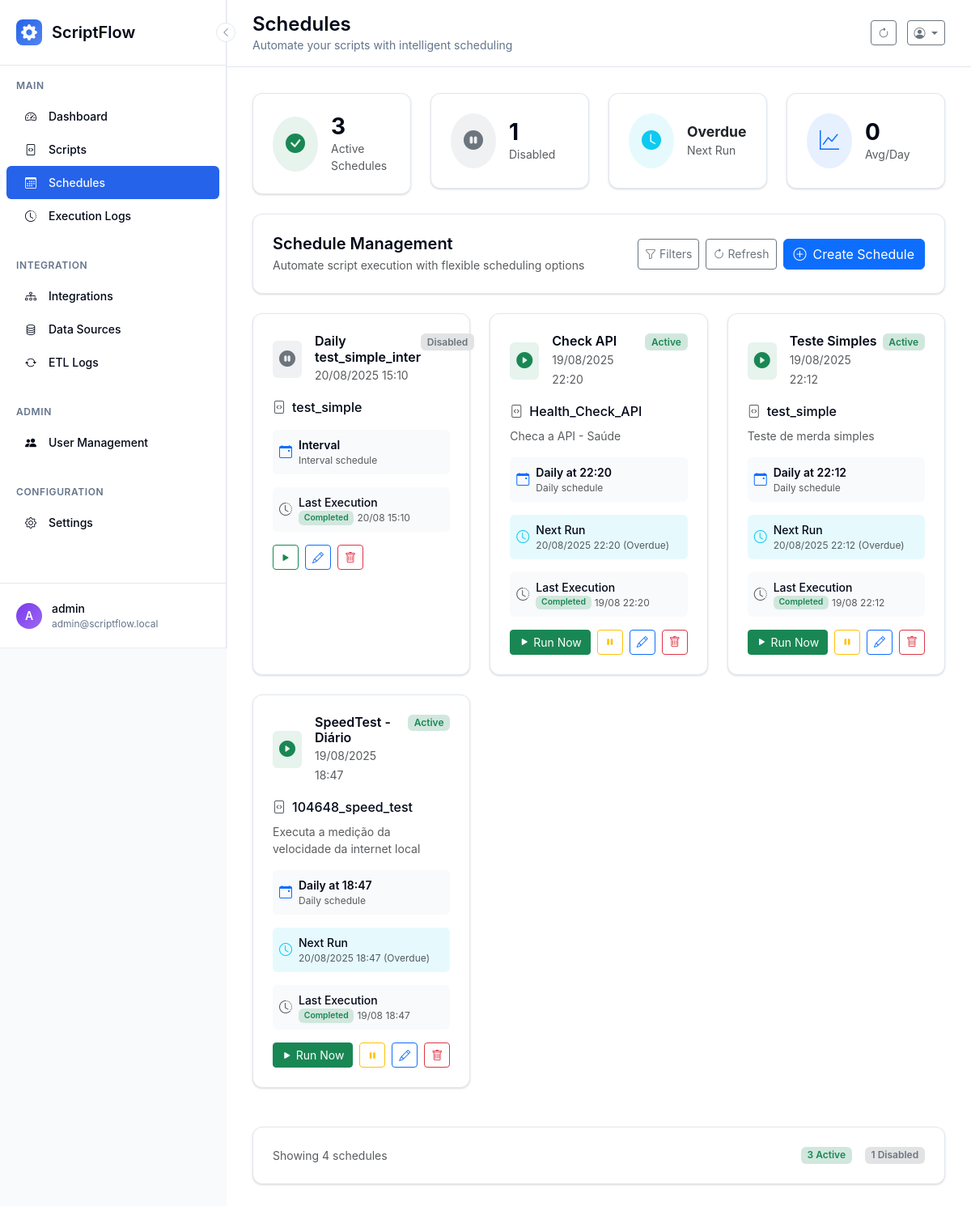
Page /schedules/ (signed in) on the earlier database version.
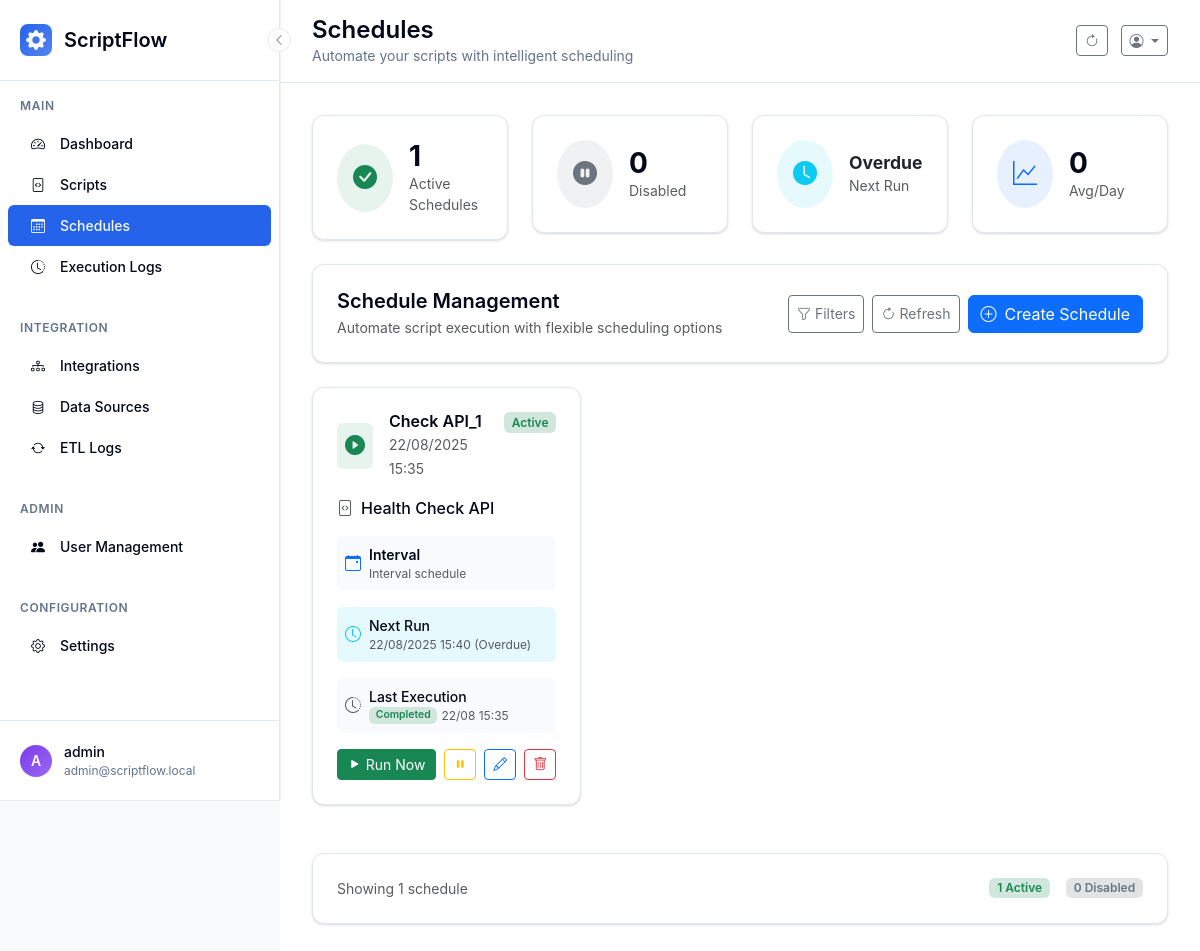
Same page on the later database version.
### scriptflow.py (models this page shows, shortened)
class Schedule(db.Model):
    __tablename__ = 'schedules'
    id = db.Column(db.Integer, primary_key=True)
    name = db.Column(db.String(100), nullable=False)
    description = db.Column(db.Text)
    frequency = db.Column(db.String(20), nullable=False)  # daily, weekly, monthly, custom
    time_config = db.Column(db.Text)  # JSON string with time configuration
    is_active = db.Column(db.Boolean, default=True)
    created_at = db.Column(db.DateTime, default=datetime.now)
    updated_at = db.Column(db.DateTime, default=datetime.now, onupdate=datetime.now)
    next_run_time = db.Column(db.DateTime)
    last_execution_id = db.Column(db.Integer, db.ForeignKey('executions.id'))
    script_id = db.Column(db.Integer, db.ForeignKey('scripts.id'), nullable=False)
    user_id = db.Column(db.Integer, db.ForeignKey('users.id'), nullable=False)
    script = db.relationship('Script', backref='schedules')
    user = db.relationship('User', backref='schedules')
    last_execution = db.relationship('Execution', foreign_keys=[last_execution_id])
    @property
    def time_config_json(self):
        if self.time_config:
            try:
                return json.loads(self.time_config)
            except:
                return {}
        return {}
    @property
    def next_run_display(self):
        if not self.next_run_time:
            return "Not scheduled"
        now = datetime.now()
        delta = self.next_run_time - now
        if delta.total_seconds() < 0:
            return "Overdue"
        elif delta.total_seconds() < 3600:  # Less than 1 hour
            minutes = int(delta.total_seconds() / 60)
            return f"in {minutes}m"
        elif delta.total_seconds() < 86400:  # Less than 1 day
            hours = int(delta.total_seconds() / 3600)
            minutes = int((delta.total_seconds() % 3600) / 60)
            return f"in {hours}h {minutes}m"
        else:
            days = int(delta.total_seconds() / 86400)
            return f"in {days} days"
    @property
    def frequency_display(self):
        if self.frequency == 'daily':
            config = self.time_config_json
            if config.get('time'):
                return f"Daily at {config['time']}"
            return "Daily"
        elif self.frequency == 'monthly':
            config = self.time_config_json
            day = config.get('day', 1)
            time = config.get('time', '09:00')
            return f"Monthly (day {day}) at {time}"
        elif self.frequency == 'custom':
            return "Custom schedule"
        return self.frequency.capitalize()

class Script(db.Model):
    __tablename__ = 'scripts'
    id = db.Column(db.Integer, primary_key=True)
    name = db.Column(db.String(100), nullable=False)
    description = db.Column(db.Text)
    filename = db.Column(db.String(255), nullable=False)
    file_path = db.Column(db.String(500), nullable=False)
    script_type = db.Column(db.String(10), nullable=False)  # 'py' or 'bat'
    file_size = db.Column(db.Integer)
    created_at = db.Column(db.DateTime, default=datetime.now)
    updated_at = db.Column(db.DateTime, default=datetime.now, onupdate=datetime.now)
    is_active = db.Column(db.Boolean, default=True)
    user_id = db.Column(db.Integer, db.ForeignKey('users.id'), nullable=False)

class Execution(db.Model):
    __tablename__ = 'executions'
    id = db.Column(db.Integer, primary_key=True)
    started_at = db.Column(db.DateTime, default=datetime.now, nullable=False)
    completed_at = db.Column(db.DateTime)
    status = db.Column(db.String(20), default='pending', nullable=False)  # pending, running, completed, failed, timeout
    exit_code = db.Column(db.Integer)
    stdout = db.Column(db.Text)
    stderr = db.Column(db.Text)
    duration_seconds = db.Column(db.Float)
    trigger_type = db.Column(db.String(20), default='manual', nullable=False)  # manual, scheduled, api
    script_id = db.Column(db.Integer, db.ForeignKey('scripts.id'), nullable=False)
    user_id = db.Column(db.Integer, db.ForeignKey('users.id'), nullable=False)
    script = db.relationship('Script', backref='executions')
    @property
    def status_color(self):
        colors = {
            'pending': 'secondary',
            'running': 'running',
            'completed': 'success',
            'failed': 'danger',
            'timeout': 'warning',
            'cancelled': 'danger'
        }
        return colors.get(self.status, 'secondary')

### app/controllers/schedules.py (the view, shortened to what this page needs)
    @schedules_bp.route('/')
    @login_required
    def list_schedules():
        search = request.args.get('search', '').strip()
        status_filter = request.args.get('status', '')
        frequency_filter = request.args.get('frequency', '')
        next_run_filter = request.args.get('next_run', '')
        sort_by = request.args.get('sort', 'updated')
        schedules_query = Schedule.query
        query = apply_user_data_filter(schedules_query)
        if search:
            query = query.filter(Schedule.name.contains(search))
        if status_filter:
            if status_filter == 'active':
                query = query.filter_by(is_active=True)
            elif status_filter == 'disabled':
                query = query.filter_by(is_active=False)
        if frequency_filter:
            query = query.filter_by(frequency=frequency_filter)
        if sort_by == 'name':
            query = query.order_by(Schedule.name.asc())
        elif sort_by == 'next_run':
            query = query.order_by(Schedule.next_run_time.asc().nullslast())
        elif sort_by == 'frequency':
            query = query.order_by(Schedule.frequency.asc())
        else:  # default to 'updated'
            query = query.order_by(Schedule.updated_at.desc())
        user_schedules = query.all()
        all_schedules = apply_user_data_filter(Schedule.query).all()
        active_schedules = sum(1 for s in all_schedules if s.is_active)
        disabled_schedules = len(all_schedules) - active_schedules
        next_schedule = next((s for s in all_schedules if s.is_active and s.next_run_time), None)
        next_run_display = next_schedule.next_run_display if next_schedule else "No upcoming runs"
        stats = {
            'active': active_schedules,
            'disabled': disabled_schedules,
            'next_run': next_run_display,
            'avg_per_day': 0  # TODO: Calculate based on execution history
        }
        return render_template('schedules.html',
                             schedules=user_schedules,
                             stats=stats,
                             search=search,
                             status_filter=status_filter,
                             frequency_filter=frequency_filter,
                             next_run_filter=next_run_filter,
                             sort_by=sort_by)

### scriptflow.py (called while the page is built)
@app.context_processor
def inject_ui_version():
    return {
        'ui_info': {'current_version': 'v2', 'is_modern': True},
        'ui_version': 'v2',
        'is_modern_ui': True
    }

@login_manager.user_loader
def load_user(user_id):
    return db.session.get(User, int(user_id))

def apply_user_data_filter(query):
    if current_user.can_view_all_data:
        return query  # Can see all data
    else:
        return query.filter_by(user_id=current_user.id)  # Only own data

### templates/schedules.html (shortened to what the changed rows need)
{% extends "base.html" %}
{% block page_title %}Schedules{% endblock %}
{% block content %}
<div class="row mb-4">
    <div class="col-md-3">
        <div class="modern-card">
            <div class="d-flex align-items-center">
                <div>
                    <h3 class="mb-0 fw-bold">{{ stats.active }}</h3>
                    <p class="text-muted mb-0 small">Active Schedules</p>
                </div>
            </div>
        </div>
    </div>
    <div class="col-md-3">
        <div class="modern-card">
            <div class="d-flex align-items-center">
                <div>
                    <h3 class="mb-0 fw-bold">{{ stats.disabled }}</h3>
                    <p class="text-muted mb-0 small">Disabled</p>
                </div>
            </div>
        </div>
    </div>
</div>
{% if schedules %}
<div class="row">
    {% for schedule in schedules %}
    <div class="col-lg-6 col-xl-4 mb-4">
        <div class="modern-card h-100">
            <div class="d-flex justify-content-between align-items-start mb-3">
                <div class="d-flex align-items-center">
                    <div class="bg-{{ 'success' if schedule.is_active else 'secondary' }} bg-opacity-10 p-2 rounded me-3">
                        <i class="bi bi-{{ 'play-circle-fill' if schedule.is_active else 'pause-circle-fill' }} text-{{ 'success' if schedule.is_active else 'secondary' }} fs-5"></i>
                    </div>
                    <div>
                        <h6 class="mb-0 fw-semibold">{{ schedule.name }}</h6>
                        <small class="text-muted">{{ schedule.updated_at.strftime('%d/%m/%Y %H:%M') }}</small>
                    </div>
                </div>
                <span class="badge bg-{{ 'success' if schedule.is_active else 'secondary' }}-subtle text-{{ 'success' if schedule.is_active else 'secondary' }}">
                    {{ 'Active' if schedule.is_active else 'Disabled' }}
                </span>
            </div>
            <div class="mb-3">
                <div class="d-flex align-items-center mb-2">
                    <i class="bi bi-file-code text-muted me-2"></i>
                    <span class="fw-medium">{{ schedule.script.name if schedule.script else 'Script not found' }}</span>
                </div>
                {% if schedule.description %}
                <p class="text-muted small mb-0">{{ schedule.description[:80] }}{% if schedule.description|length > 80 %}...{% endif %}</p>
                {% endif %}
            </div>
            <div class="mb-3">
                <div class="row g-2">
                    <div class="col-12">
                        <div class="bg-light p-2 rounded">
                            <div class="d-flex align-items-center">
                                <i class="bi bi-calendar-event text-primary me-2"></i>
                                <div>
                                    <div class="fw-semibold small">{{ schedule.frequency_display }}</div>
                                    <div class="text-muted" style="font-size: 0.75rem;">{{ schedule.frequency.title() }} schedule</div>
                                </div>
                            </div>
                        </div>
                    </div>
                </div>
            </div>
            {% if schedule.is_active and schedule.next_run_time %}
            <div class="mb-3">
                <div class="d-flex align-items-center p-2 bg-info bg-opacity-10 rounded">
                    <i class="bi bi-clock text-info me-2"></i>
                    <div>
                        <div class="fw-medium small">Next Run</div>
                        <div class="text-muted" style="font-size: 0.75rem;">
                            {{ schedule.next_run_time.strftime('%d/%m/%Y %H:%M') }} ({{ schedule.next_run_display }})
                        </div>
                    </div>
                </div>
            </div>
            {% endif %}
            {% if schedule.last_execution %}
            <div class="mb-3">
                <div class="d-flex align-items-center p-2 bg-light rounded">
                    <i class="bi bi-clock-history text-muted me-2"></i>
                    <div>
                        <div class="fw-medium small">Last Execution</div>
                        <div class="text-muted d-flex align-items-center" style="font-size: 0.75rem;">
                            <span class="badge bg-{{ schedule.last_execution.status_color }}-subtle text-{{ schedule.last_execution.status_color }} me-1" style="font-size: 0.65rem;">
                                {{ schedule.last_execution.status.title() }}
                            </span>
                            {{ schedule.last_execution.started_at.strftime('%d/%m %H:%M') if schedule.last_execution.started_at else 'N/A' }}
                        </div>
                    </div>
                </div>
            </div>
            {% endif %}
            <div class="d-flex gap-2 mt-auto">
                {% if schedule.is_active %}
                <form method="POST" action="{{ url_for('schedules.run_schedule_now', schedule_id=schedule.id) }}" class="flex-fill">
                    <button type="submit" class="btn btn-success btn-sm w-100">
                        <i class="bi bi-play-fill me-1"></i>Run Now
                    </button>
                </form>
                {% endif %}
                <form method="POST" action="{{ url_for('schedules.toggle_schedule', schedule_id=schedule.id) }}" class="d-inline">
                    <button type="submit" class="btn btn-outline-{{ 'warning' if schedule.is_active else 'success' }} btn-sm">
                        <i class="bi bi-{{ 'pause' if schedule.is_active else 'play' }}-fill"></i>
                    </button>
                </form>
                <a href="{{ url_for('schedules.edit_schedule', schedule_id=schedule.id) }}" class="btn btn-outline-primary btn-sm">
                    <i class="bi bi-pencil"></i>
                </a>
                <button class="btn btn-outline-danger btn-sm" onclick="confirmDelete('{{ schedule.id }}', '{{ schedule.name }}')">
                    <i class="bi bi-trash"></i>
                </button>
            </div>
        </div>
    </div>
    {% endfor %}
</div>
<div class="row mt-4">
    <div class="col-12">
        <div class="modern-card">
            <div class="d-flex justify-content-between align-items-center">
                <div class="text-muted small">
                    Showing {{ schedules|length }} schedule{{ 's' if schedules|length != 1 else '' }}
                </div>
                <div class="d-flex gap-3">
                    <span class="badge bg-success-subtle text-success">{{ stats.active }} Active</span>
                    <span class="badge bg-secondary-subtle text-secondary">{{ stats.disabled }} Disabled</span>
                </div>
            </div>
        </div>
    </div>
</div>
{% endif %}
{% endblock %}

Differences in the rows shown:
removed Schedule: name "Daily test_simple_inter", updated_at "20/08/2025 15:10", is_active "Disabled", script "test_simple", frequency_display "Interval", frequency "Interval", last_execution.status "Completed", last_execution.started_at "20/08 15:10"
removed Schedule: name "Check API", updated_at "19/08/2025 22:20", is_active "Active", script "Health_Check_API", description "Checa a API - Saúde", frequency_display "Daily at 22:20", frequency "Daily", next_run_time "20/08/2025 22:20", next_run_display "Overdue", last_execution.status "Completed", last_execution.started_at "19/08 22:20"
removed Schedule: name "Teste Simples", updated_at "19/08/2025 22:12", is_active "Active", script "test_simple", description "Teste de merda simples", frequency_display "Daily at 22:12", frequency "Daily", next_run_time "20/08/2025 22:12", next_run_display "Overdue", last_execution.status "Completed", last_execution.started_at "19/08 22:12"
removed Schedule: name "SpeedTest - Diário", updated_at "19/08/2025 18:47", is_active "Active", script "104648_speed_test", description "Executa a medição da velocidade da internet local", frequency_display "Daily at 18:47", frequency "Daily", next_run_time "20/08/2025 18:47", next_run_display "Overdue", last_execution.status "Completed", last_execution.started_at "19/08 18:47"
added Schedule: name "Check API_1", updated_at "22/08/2025 15:35", is_active "Active", script "Health Check API", frequency_display "Interval", frequency "Interval", next_run_time "22/08/2025 15:40", next_run_display "Overdue", last_execution.status "Completed", last_execution.started_at "22/08 15:35"
Other differences:
{{ stats.active }}: "3" → "1"
{{ stats.disabled }}: "1" → "0"
{{ schedules|length }}: "4" → "1"
{{ 's' if schedules|length != 1 else '' }}: "s" → (not shown)
